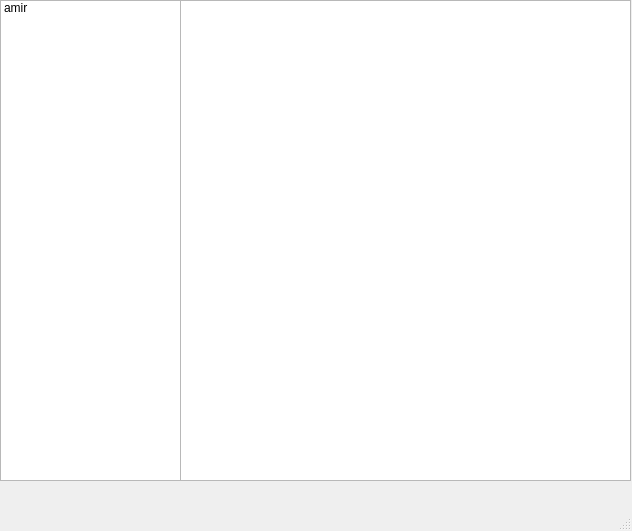
<?xml version="1.0" encoding="UTF-8"?>
<ui version="4.0">
 <class>chatMenu</class>
 <widget class="QMainWindow" name="chatMenu">
  <property name="geometry">
   <rect>
    <x>0</x>
    <y>0</y>
    <width>632</width>
    <height>531</height>
   </rect>
  </property>
  <property name="windowTitle">
   <string>MainWindow</string>
  </property>
  <widget class="QWidget" name="centralwidget">
   <widget class="QListView" name="listView">
    <property name="geometry">
     <rect>
      <x>180</x>
      <y>0</y>
      <width>451</width>
      <height>481</height>
     </rect>
    </property>
   </widget>
   <widget class="QListWidget" name="listWidget">
    <property name="geometry">
     <rect>
      <x>0</x>
      <y>0</y>
      <width>181</width>
      <height>481</height>
     </rect>
    </property>
    <item>
     <property name="text">
      <string>amir</string>
     </property>
    </item>
   </widget>
  </widget>
  <widget class="QMenuBar" name="menubar">
   <property name="geometry">
    <rect>
     <x>0</x>
     <y>0</y>
     <width>632</width>
     <height>25</height>
    </rect>
   </property>
  </widget>
  <widget class="QStatusBar" name="statusbar"/>
 </widget>
 <resources/>
 <connections/>
</ui>
